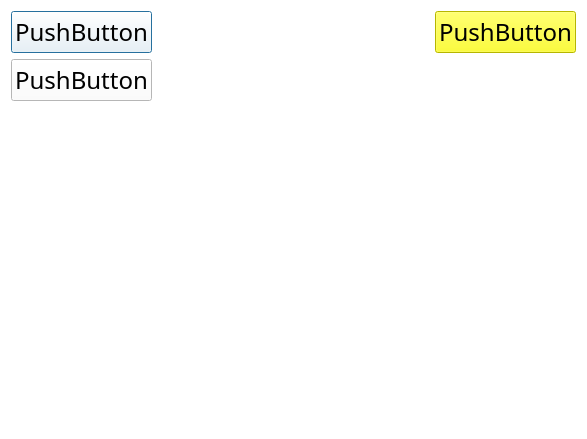
<?xml version="1.0" encoding="UTF-8"?>
<ui version="4.0">
 <class>Dialog</class>
 <widget class="QDialog" name="Dialog">
  <property name="geometry">
   <rect>
    <x>0</x>
    <y>0</y>
    <width>587</width>
    <height>439</height>
   </rect>
  </property>
  <property name="windowTitle">
   <string>Dialog</string>
  </property>
  <property name="styleSheet">
   <string notr="true">background-color: rgb(255, 255, 255);</string>
  </property>
  <layout class="QGridLayout" name="gridLayout_2">
   <item row="0" column="0">
    <layout class="QFormLayout" name="formLayout">
     <property name="fieldGrowthPolicy">
      <enum>QFormLayout::AllNonFixedFieldsGrow</enum>
     </property>
     <item row="1" column="0">
      <widget class="QPushButton" name="pushButton">
       <property name="font">
        <font>
         <family>Didact Gothic</family>
         <pointsize>18</pointsize>
        </font>
       </property>
       <property name="text">
        <string>PushButton</string>
       </property>
      </widget>
     </item>
     <item row="1" column="1">
      <layout class="QHBoxLayout" name="horizontalLayout">
       <item>
        <spacer name="horizontalSpacer">
         <property name="orientation">
          <enum>Qt::Horizontal</enum>
         </property>
         <property name="sizeHint" stdset="0">
          <size>
           <width>40</width>
           <height>20</height>
          </size>
         </property>
        </spacer>
       </item>
       <item>
        <widget class="QPushButton" name="quitback">
         <property name="font">
          <font>
           <family>Didact Gothic</family>
           <pointsize>18</pointsize>
          </font>
         </property>
         <property name="styleSheet">
          <string notr="true">background-color: rgb(255, 255, 0);</string>
         </property>
         <property name="text">
          <string>PushButton</string>
         </property>
        </widget>
       </item>
      </layout>
     </item>
     <item row="2" column="0">
      <widget class="QPushButton" name="pushButton_2">
       <property name="font">
        <font>
         <family>Didact Gothic</family>
         <pointsize>18</pointsize>
        </font>
       </property>
       <property name="text">
        <string>PushButton</string>
       </property>
      </widget>
     </item>
    </layout>
   </item>
  </layout>
 </widget>
 <resources/>
 <connections/>
</ui>
